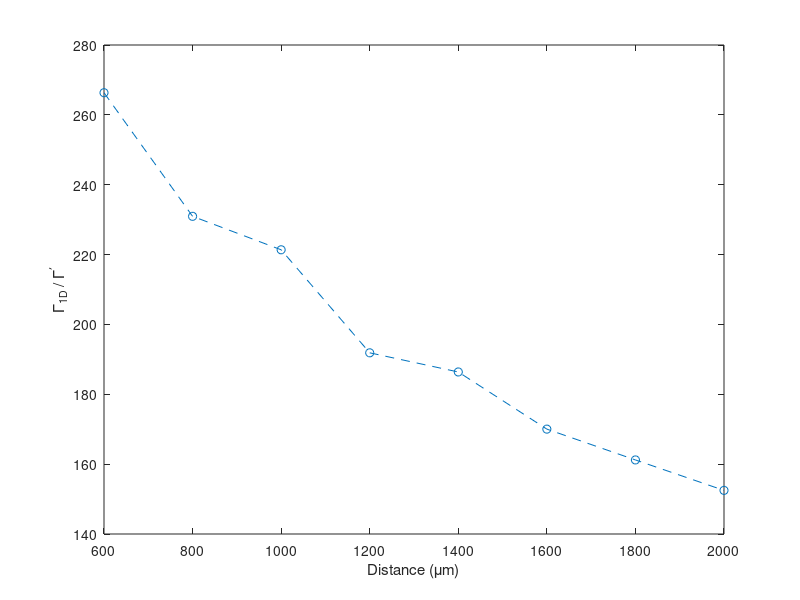

Recreate this plot in MATLAB.
% Plot \Gamma_1D/\Gamma^prime for groupmt 20171115

clear; clc;
%%
% Xmon 1um gap0 = [50:100:350, 550, 750, 850];
gap0 = [600:200:2000];
Oddind = [2:9];
Evenind = [1:8];
load('Teven_W8_D');
% Even_DbBrg = DbBrg_data;
ke_even = zeros(length(Oddind),1);
kpi = ke_even;
ke_odd = ke_even;
% Ratio = ke_even;
for ke = 1:length(Evenind)
    ke_even(ke) = fit_para(Evenind(ke),3);
    kpi(ke) = fit_para(Evenind(ke),1);
end
load('Todd_W8_D');
% Odd_DbBrg = DbBrg_data;
for ki = 1:length(Oddind)
    ke_odd(ki) = fit_para(Oddind(ki),3)+fit_para(Oddind(ki),1);
end
Ratio = ke_even./(ke_odd);
% R_DbBrg = Even_DbBrg(3)./(Odd_DbBrg(1)+Odd_DbBrg(3));

figure; plot(gap0, Ratio,'o--')
% hold on; plot(350, R_DbBrg,'d')


xlabel('Distance (\mum)');ylabel('\Gamma_{1D} / \Gamma^\prime')
